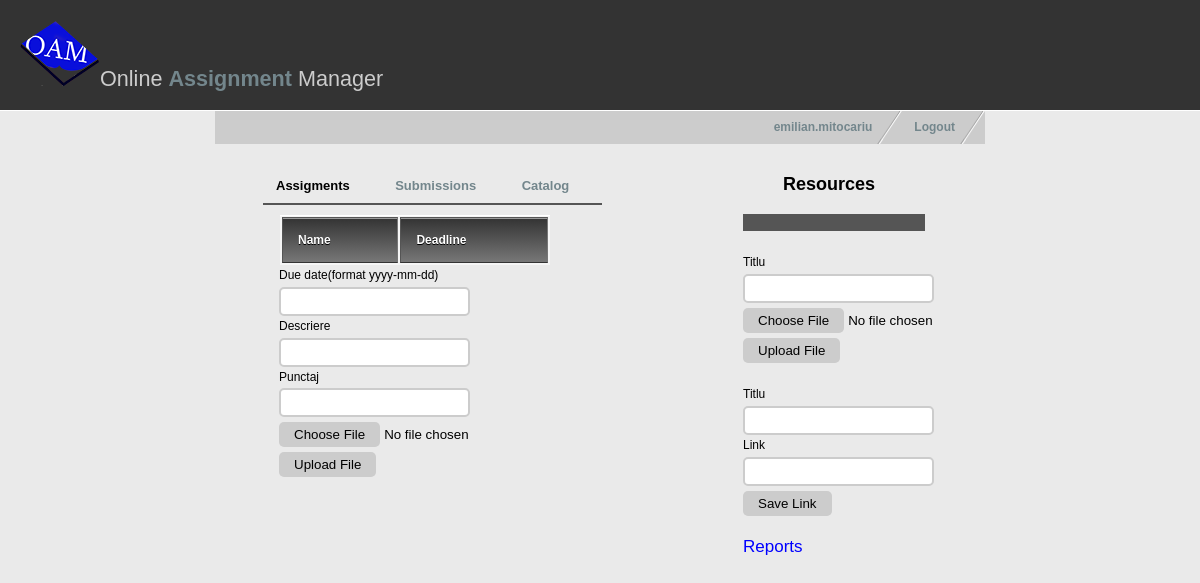
The page /profesorcourse.php?name=Tehnologii Web (signed in) on the database as committed earlier.
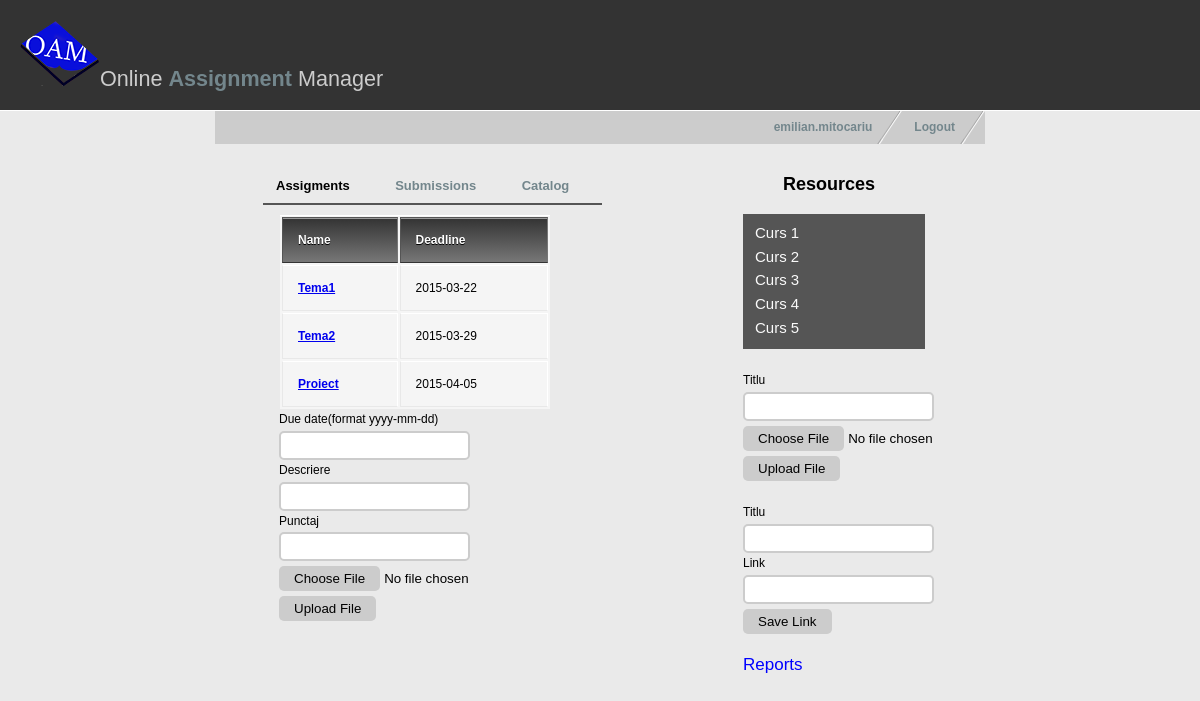
The same page on the database as committed later.
### tables this page shows
CREATE TABLE Assignment(
  IdAssignment INT(10) PRIMARY KEY,
  IdMaterie INT(10) NOT NULL,
  Titlu VARCHAR(30) NOT NULL,
  Descriere VARCHAR(255),
  AssignDate DATE NOT NULL,
  DueDate DATE NOT NULL,
  Punctaj DECIMAL(3) NOT NULL,
  Path VARCHAR(255),
  FOREIGN KEY(IdMaterie) REFERENCES Materie(IdMaterie)
  );

CREATE TABLE Resource(
  IdResursa INT(10) PRIMARY KEY,
  Nume VARCHAR(50) NOT NULL,
  IdMaterie INT(10) NOT NULL,
  Path VARCHAR(255),
  FOREIGN KEY(IdMaterie) REFERENCES Materie(IdMaterie)
  );

### profesorcourse.php (the view, shortened to what this page needs)
<!DOCTYPE html>
<?php
  $username = $_SESSION['username'];
  $numemat=$_GET["name"];
?>
<html xmlns="http://www.w3.org/1999/xhtml" xml:lang="en" lang="en">
<head>
<link href="style.css" rel="stylesheet" type="text/css" />
</head>
<body>
<div id="header">
  <h1><img src="images/oamlogo3.png" alt="" />Online <span style="font-weight:bold; color:#73868C;">Assignment</span> Manager</h1>
</div>
<div id="container">
    <ul id="nav">
	  <li><a href="index.html">Logout</a></li>
      <li><a href="profindex.php"><?php echo $username ?></a></li>
    </ul>
  <div id="contentleft">
    <ul id="nav2">
      <li><a href="#" style="color: #000;">Assigments</a></li>
      <li><a href="profsubs.php?name=<?php print $numemat?>">Submissions</a></li>
      <li><a href="profcatalog.php?name=<?php print $numemat?>" target="_blank">Catalog</a></li>
    </ul>
    <table>
      <thead>
        <tr>
          <th>Name</th>
          <th>Deadline</th>
        </tr>
      </thead>
      <tbody>
	  <?php
		$result = mysql_query("select assignment.titlu as t,assignment.path as p,assignment.duedate as d
			from assignment JOIN materie ON materie.IdMaterie=assignment.IdMaterie
			where materie.nume='$numemat';");
		while($line = mysql_fetch_array($result, MYSQL_ASSOC)) {
	  ?>
		<tr>
          <td><a href="<?php print $line["p"]?>"><strong><?php print $line["t"]?></strong></a></td>
          <td><?php print $line["d"]?></td>
        </tr>
    <?php }?>
      </tbody>
    </table>
    <form action="uploadprofassign.php" method="post" enctype='multipart/form-data' class="formular">
		  Due date(format yyyy-mm-dd) <input type="text" name="duedate"><br>
		  Descriere <br><input type="text" name="descriere"><br>
		  Punctaj <br><input type="text" name="punctaj">
		  <input type="file" name="uploadFile" class="file-upload">
		  <input type="submit"  name="submit" value="Upload File" class="submit-upload">
	</form>
  </div>
  <div id="contentright">
    <h3 id="res">Resources</h3>
    <ul id="resources">
	<?php
		$result = mysql_query("select resource.nume as n,resource.path as p
			from resource JOIN materie ON materie.IdMaterie=resource.IdMaterie
			where materie.nume='$numemat';");
		while($line = mysql_fetch_array($result, MYSQL_ASSOC)) {
	?>
		<li><a href="<?php print $line["p"]?>"><?php print $line["n"]?></a></li>
    <?php }?>
    </ul>
	<form action="uploadprofcurs.php" method="post" enctype='multipart/form-data'><br>
		Titlu <br><input type="text" name="nume">
		<input type="file" name="uploadFile" class="file-upload">
		<input type="submit"  name="submit" value="Upload File" class="submit-upload">
	</form>
	<form action="uploadprofcurslink.php" method="post"><br>
		Titlu <br><input type="text" name="nume"><br>
		Link <br><input type="text" name="link">
    <input type="submit"  name="submit" value="Save Link" class="submit-upload">
	</form>
	<div id="reportdiv"><a href="testraport.php" id="reports">Reports</a></div>
  </div>
</div>
</body>
</html>

Rows that differ between the two databases and show on the page:
added assignment: Titlu "Tema1", DueDate "2015-03-22"
added assignment: Titlu "Tema2", DueDate "2015-03-29"
added assignment: Titlu "Proiect", DueDate "2015-04-05"
added resource: Nume "Curs 1"
added resource: Nume "Curs 2"
added resource: Nume "Curs 3"
added resource: Nume "Curs 4"
added resource: Nume "Curs 5"
